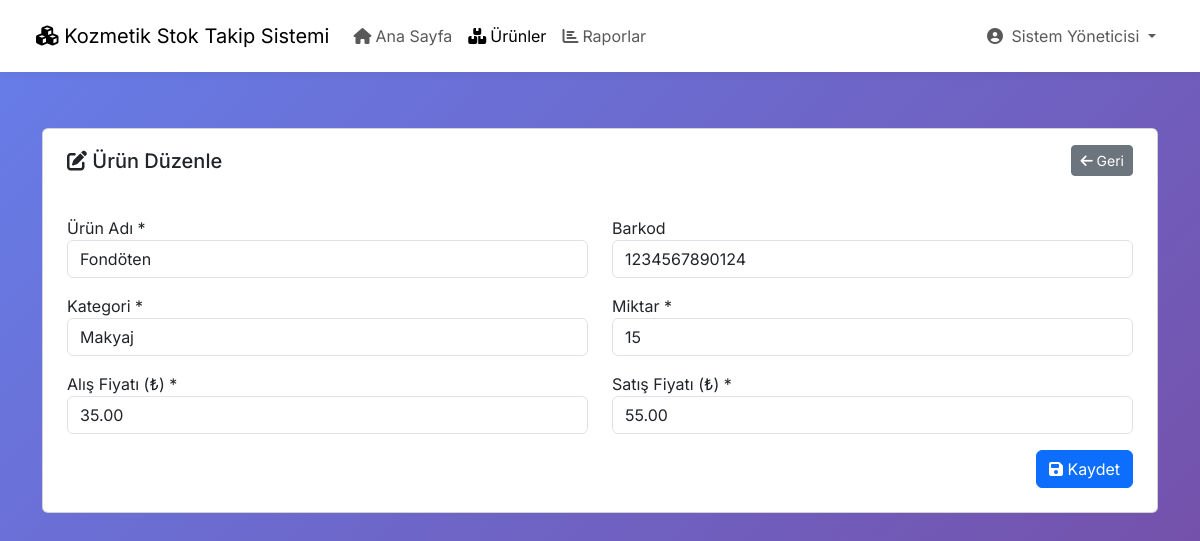
Screenshot of /urun_duzenle.php?id=2 (signed in) with the database file from the repository.
### tables this page shows
CREATE TABLE urunler (
    id INT PRIMARY KEY AUTO_INCREMENT,
    urun_adi VARCHAR(200) NOT NULL,
    barkod VARCHAR(50) UNIQUE,
    kategori_id INT,
    marka VARCHAR(100),
    model VARCHAR(100),
    renk VARCHAR(50),
    miktar INT DEFAULT 0,
    min_stok INT DEFAULT 5,
    birim VARCHAR(20) DEFAULT 'adet',
    alis_fiyati DECIMAL(10,2),
    satis_fiyati DECIMAL(10,2),
    son_kullanma_tarihi DATE,
    aciklama TEXT,
    resim VARCHAR(255),
    ekleme_tarihi DATETIME DEFAULT CURRENT_TIMESTAMP,
    guncellenme_tarihi DATETIME DEFAULT CURRENT_TIMESTAMP ON UPDATE CURRENT_TIMESTAMP,
    ekleyen_kullanici INT,
    aktif TINYINT(1) DEFAULT 1,
    FOREIGN KEY (kategori_id) REFERENCES kategoriler(id),
    FOREIGN KEY (ekleyen_kullanici) REFERENCES kullanicilar(id)
);

CREATE TABLE kategoriler (
    id INT PRIMARY KEY AUTO_INCREMENT,
    kategori_adi VARCHAR(100) NOT NULL,
    aciklama TEXT,
    olusturma_tarihi DATETIME DEFAULT CURRENT_TIMESTAMP
);

### urun_duzenle.php (the view, shortened to what this page needs)
<?php
require_once 'includes/db.php';
$id = isset($_GET['id']) ? (int)$_GET['id'] : 0;
$sql = "SELECT * FROM urunler WHERE id = $id AND aktif = 1";
$sonuc = mysqli_query($baglanti, $sql);
$urun = mysqli_fetch_assoc($sonuc);
$kategoriler_sql = "SELECT * FROM kategoriler ORDER BY kategori_adi";
$kategoriler = mysqli_query($baglanti, $kategoriler_sql);
require_once 'includes/header.php';
?>
<div class="container mt-4">
    <div class="card">
        <div class="card-header">
            <h5><i class="fas fa-edit"></i> Ürün Düzenle</h5>
            <a href="urunleri_listele.php" class="btn btn-secondary btn-sm float-end">
                <i class="fas fa-arrow-left"></i> Geri
            </a>
        </div>
        <div class="card-body">
            <form method="POST">
                <div class="row">
                    <div class="col-md-6 mb-3">
                        <label>Ürün Adı *</label>
                        <input type="text" name="urun_adi" class="form-control"
                               value="<?php echo htmlspecialchars($urun['urun_adi']); ?>" required>
                    </div>
                    <div class="col-md-6 mb-3">
                        <label>Barkod</label>
                        <input type="text" name="barkod" class="form-control"
                               value="<?php echo htmlspecialchars($urun['barkod']); ?>">
                    </div>
                </div>
                <div class="row">
                    <div class="col-md-6 mb-3">
                        <label>Kategori *</label>
                        <select name="kategori_id" class="form-control" required>
                            <?php mysqli_data_seek($kategoriler, 0); ?>
                            <?php while ($kategori = mysqli_fetch_assoc($kategoriler)): ?>
                                <option value="<?php echo $kategori['id']; ?>"
                                        <?php echo ($urun['kategori_id'] == $kategori['id']) ? 'selected' : ''; ?>>
                                    <?php echo htmlspecialchars($kategori['kategori_adi']); ?>
                                </option>
                            <?php endwhile; ?>
                        </select>
                    </div>
                    <div class="col-md-6 mb-3">
                        <label>Miktar *</label>
                        <input type="number" name="miktar" class="form-control"
                               value="<?php echo $urun['miktar']; ?>" min="0" required>
                    </div>
                </div>
                <div class="row">
                    <div class="col-md-6 mb-3">
                        <label>Alış Fiyatı (₺) *</label>
                        <input type="text" name="alis_fiyati" class="form-control"
                               value="<?php echo number_format($urun['alis_fiyati'], 2); ?>" required>
                    </div>
                    <div class="col-md-6 mb-3">
                        <label>Satış Fiyatı (₺) *</label>
                        <input type="text" name="satis_fiyati" class="form-control"
                               value="<?php echo number_format($urun['satis_fiyati'], 2); ?>" required>
                    </div>
                </div>
                <div class="text-end">
                    <button type="submit" class="btn btn-primary">
                        <i class="fas fa-save"></i> Kaydet
                    </button>
                </div>
            </form>
        </div>
    </div>
</div>

### includes/header.php (style rules this page uses)
body { font-family: 'Inter', sans-serif; color: var(--dark-text); min-height: 100vh; display: flex; flex-direction: column; background: linear-gradient(135deg, #667eea 0%, #764ba2 100%); background-attachment: fixed; overflow-x: hidden; }
.card { margin-bottom: 1.5rem; overflow: hidden; }
.card-header { background-color: #ffffff; border-bottom: 1px solid var(--border-color); font-weight: 600; color: var(--dark-text); padding: 1rem 1.5rem; border-top-left-radius: 1rem; border-top-right-radius: 1rem; display: flex; justify-content: space-between; align-items: center; }
.card-header h5 { margin-bottom: 0; font-size: 1.25rem; }
.card-body { padding: 1.5rem; }

### rows the page displays
urunler: urun_adi "Fondöten", barkod "1234567890124", kategori_id "Makyaj", miktar "15", alis_fiyati "35.00", satis_fiyati "55.00"

### other values shown
SITE_NAME "Kozmetik Stok Takip Sistemi"
